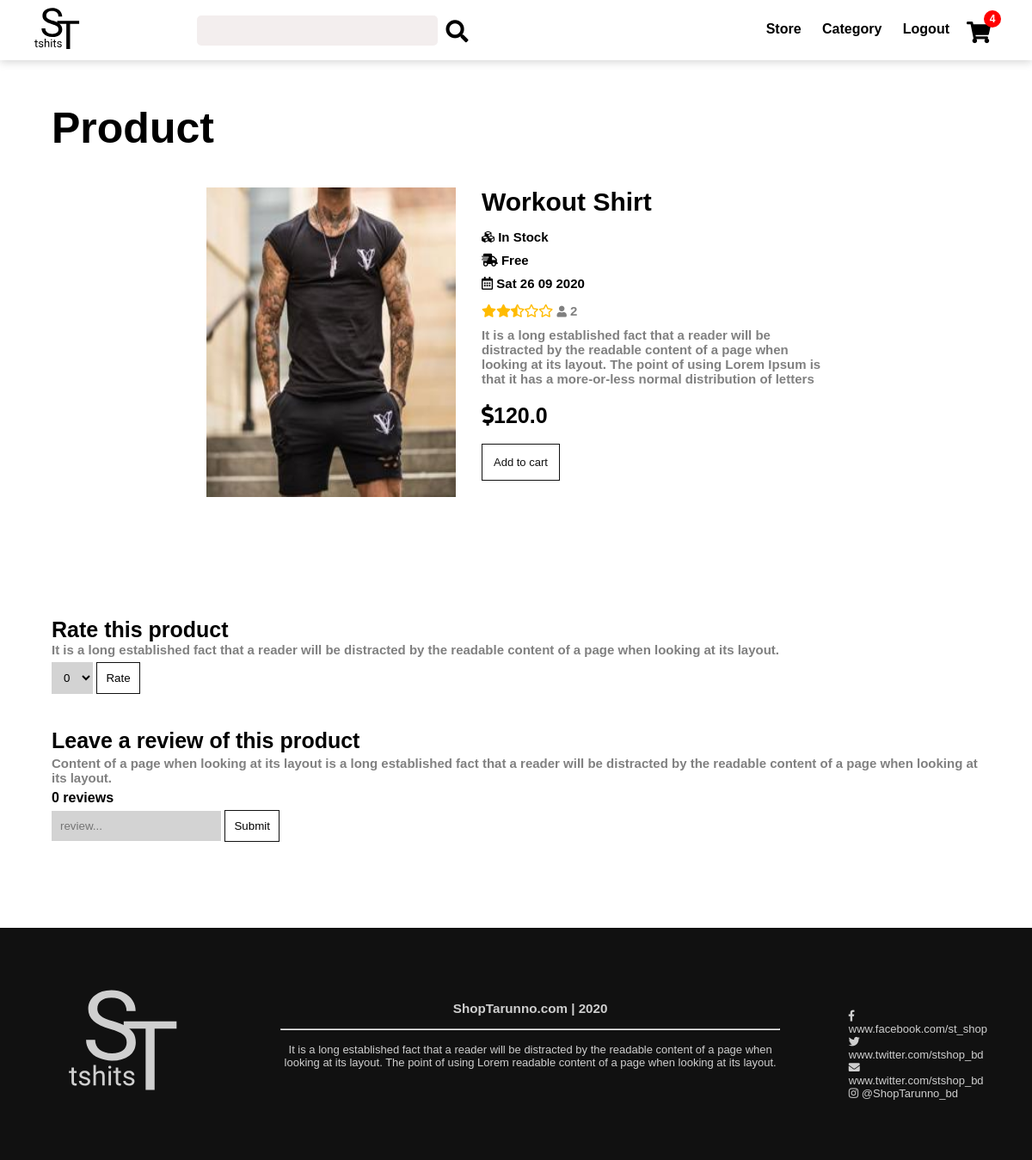
/product/20/ (signed in), run on an earlier commit of the app's database.
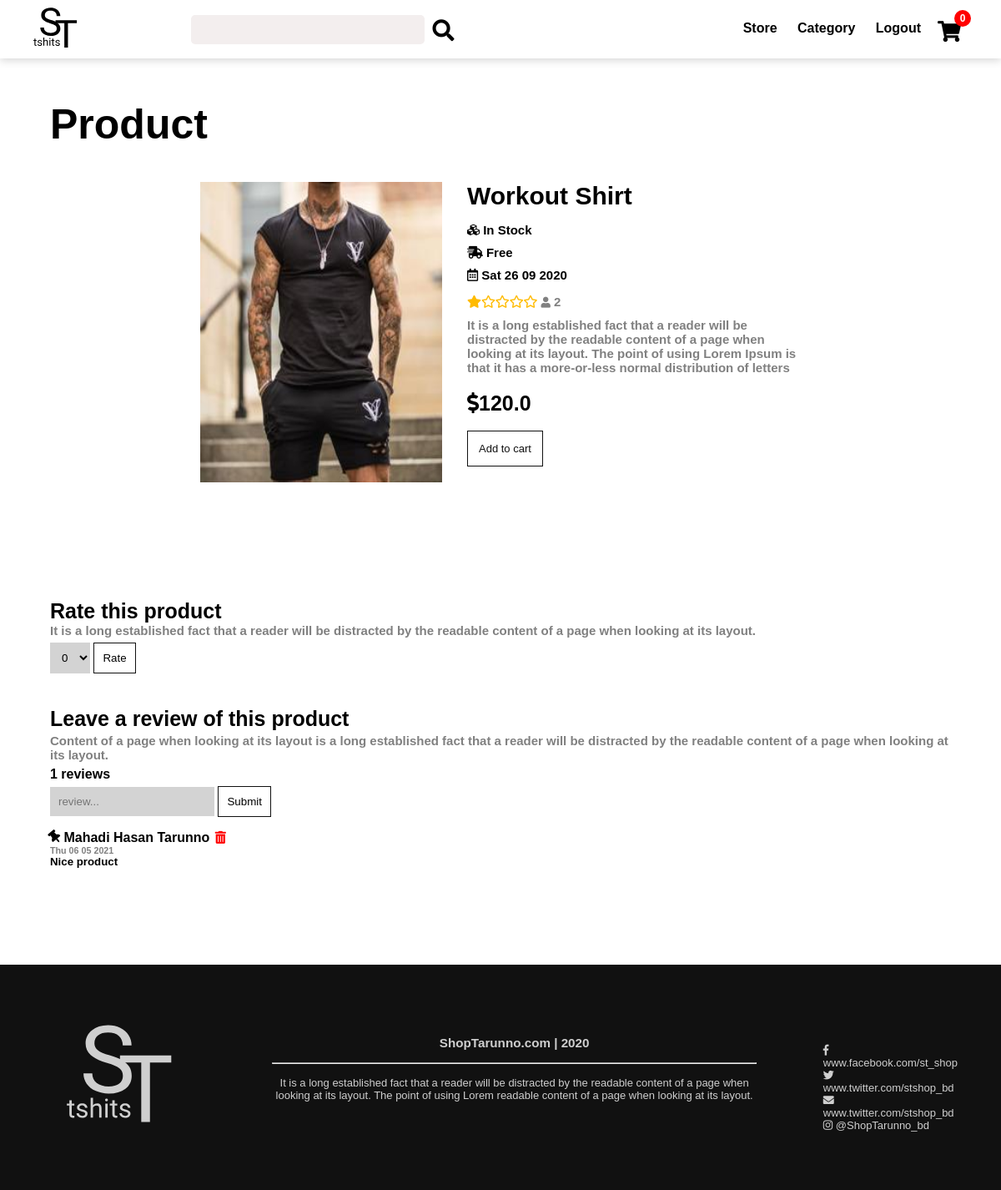
And on a later commit of the database.
### store/models.py (models this page shows, shortened)
class Order(models.Model):
    customer = models.ForeignKey(Customer, on_delete=models.SET_NULL, null=True, blank=True)
    date = models.DateTimeField(default=timezone.now)
    complete = models.BooleanField(default=False, null=True, blank=True)
    transaction_id = models.CharField(max_length=200, null=True, blank=True)
    order_placed = models.BooleanField(default = False, null=True, blank=True)
    order_packed = models.BooleanField(default = False, null=True, blank=True)
    order_shipping = models.BooleanField(default = False, null=True, blank=True)
    order_shipped = models.BooleanField(default = False, null=True, blank=True)
    @property
    def get_cart_total_item(self):
        items = self.orderitem_set.all()
        total = sum([item.quentity for item in items])
        return total

class OrderItem(models.Model):
    product = models.ForeignKey(Product, on_delete=models.CASCADE, null=True, blank=True)
    order = models.ForeignKey(Order, on_delete=models.CASCADE, null=True, blank=True)
    quentity = models.IntegerField(default=0, null=True, blank=True)
    date =  models.DateTimeField(default=timezone.now)

class Review(models.Model):
    product = models.ForeignKey(Product, on_delete=models.CASCADE, null=True)
    user = models.ForeignKey(User, on_delete=models.SET_NULL, null=True)
    review = models.TextField()
    date = models.DateTimeField(default=timezone.now)

class Customer(models.Model):
    user = models.OneToOneField(User, on_delete=models.CASCADE, null=True, blank=True)
    name = models.CharField(max_length=100, null=True)
    email = models.CharField(max_length=100, null=True)

### store/views.py (the view)
# urls.py: path('product/<int:id>/', views.view_product, name='product'),
def view_product(request, id):
    product = Product.objects.get(id=id)
    categories = Category.objects.all()
    data = cartData(request)
    order = data['order']
    ratings = Rating.objects.filter(product=product)
    sum_rated = ratings.count()
    sum_rating = sum([i.rating for i in ratings])
    if sum_rated == 0:
        rating = 0
    else:
        rating = sum_rating / sum_rated
    reviews = Review.objects.filter(product=product).all()
    context = {
        'product': product,
        'rating': rating,
        'rated': sum_rated,
        'reviews': reviews,
        'order': order,
        'categories': categories,
        'title': 'Product'
    }
    return render(request, 'store/product.html', context)

### store/cart.py (called while the page is built)
def cartData(request):
    if request.user.is_authenticated:
        customer = request.user.customer
        order, created = Order.objects.get_or_create(customer=customer)
        items = order.orderitem_set.all()
    else:
        cookieData = cookieCart(request)
        order = cookieData['order']
        items = cookieData['items']
    return {'items': items, 'order': order}

### store/templates/store/product.html (shortened to what this page needs)
{% extends 'store/base.html' %}
{% load static %}
{% load crispy_forms_tags %}
{% block body %}
<link rel="stylesheet" href="{% static 'css/product.css' %}">
<h1>Product</h1>
	<div class="product">
		<div class="product-container">
				<div class="item">
					<img src={{ product.image.url }}>
					<h3 class="product-name"> {{ product.name }}</h3>
					{% if product.on_stock %}
						<h3 class="product-stock"><i class="fas fa-cubes"></i> In Stock</h3>
					{% else %}
						<h3 class="product-stock"><i class="fas fa-cubes"></i> Out of Stock</h3>
					{% endif %}
					{% if product.delivery %}
						<h3 class="product-shipping"><i class="fas fa-shipping-fast"></i> Free</h3>
					{% else %}
						<h3 class="product-shipping"><i class="fas fa-shipping-fast"></i> Charges applies</h3>
					{% endif %}
					<h3 class="product-date"><i class="far fa-calendar-alt"></i> {{ product.date | date:"D d m Y" }}</h3>
					<h2 class="rating" data-rating={{rating}}>
					</h2><p style="display:inline;"> <i style="font-size:13px;" class="fas fa-user"> </i> {{ rated }}</p>
					<p>It is a long established fact that a reader will be distracted by the readable content of a page when looking at its layout.
						 The point of using Lorem Ipsum is that it has a more-or-less normal distribution of letters</p>
					<h3 class="product-price"><i class="fas fa-dollar-sign"></i>{{ product.price }}</h3>
					<a data-product={{product.id}} data-action="add" id="item-btn" class="add-to-cart-btn update-cart">Add to cart</a>
				</div>
		</div>
	</div>
	{% if user.is_authenticated %}
	<div class="rating-update">
		<h2>Rate this product</h2>
		<p>It is a long established fact that a reader will be distracted by the readable content of a page when looking at its layout.</p>
		{% if user.is_authenticated %}
			<select class="rating-select">
				<option value="0"> 0 </option>
			</select>
			<button type="button" data-user="{{user.id}}" data-product="{{product.id}}" class="rating-submit"> Rate </button>
		{% else %}
			<h3>Please login to add review</h3>
		{% endif %}
	</div>
	<div class="reviews">
		<h2>Leave a review of this product</h2>
		<p>Content of a page when looking at its layout is a long established fact that a reader will
			 be distracted by the readable content of a page when looking at its layout.</p>
		<h3>{{reviews.count}} reviews</h3>
		{% if user.is_authenticated %}
			<input type="text" placeholder="review..." class="review-text">
			<button type="button" data-product={{product.id}} data-action="add" class="review-submit"> Submit </button>
		{% else %}
			<h3>Please login to add review</h3>
		{% endif %}
		{% for review in reviews %}
			<div class="review">
				<h4 style="display:inline;"><i style="transform: rotate(-40deg);" class="fas fa-thumbtack"></i> {{ review.user.customer.name }} </h4>
				{% if review.user.id == user.id %}
					<p style="display:inline; cursor:pointer; border:none; padding:2px; color: red;"  data-product={{product.id}} data-action="delete" data-review={{review.id}} class="review-submit"> <i id="delete-btn" class="fas fa-trash-alt"></i></p>
				{% endif %}
				<h6 style="color:gray;">{{ review.date | date:"D d m Y" }}</h6>
				<h5>{{ review.review }}</h5>
			</div>
		{% endfor %}
	</div>
	{% endif %}
{% endblock body %}

### store/templates/store/base.html (shortened to what this page needs)
<!DOCTYPE html>
<html lang="en">
<head>
    {% load static %}
    <link rel="stylesheet" href="https://cdnjs.cloudflare.com/ajax/libs/font-awesome/5.7.2/css/all.min.css"  />
    <link rel="stylesheet" href="{% static 'css/base.css' %}">
</head>
<body>
    <header>
        <div class="header-container">
            <a href="{% url 'store' %}"><div class="logo">
                <img src={% static 'img/logo.svg' %} alt="logo">
            </div></a>
            <div class="search">
                <input type="text" name="search" autocomplete="off">
            </div>
            <div style="cursor: pointer;" class="search-btn"><i class="fas fa-search"></i></div>
            <div class="cart-icon">
                <a href="{% url 'cart' %}"><i class="fas fa-shopping-cart"><p class="cart-number">{{ order.get_cart_total_item }}</p></i></a>
            </div>
            <nav>
                <ul>
                    <li class="home-btn"><a href="{% url 'store' %}">Store</a></li>
                    <li class="category-btn">Category
                    </li>
                    {% if user.is_authenticated %}
                        <li class="logout-btn">Logout</li>
                    {% else %}
                        <li><a class="login-btn" href="{% url 'login' %}">Login</a></li>
                        <li><a class="signup-btn" href="{% url 'signup' %}">Signup</a></li>
                    {% endif %}
                </ul>
            </nav>
        </div>
    </header>
    {% block body %}
    {% endblock body %}
    <div class="footer">
        <img src="{% static 'img/logo2.svg' %}" alt="logo">
        <div class="footer-text">
            <h3>ShopTarunno.com | 2020</h3><br><br>
            <hr><br>
            <p>It is a long established fact that a reader will be distracted by
                the readable content of a page when looking at its layout. The point of using Lorem
                readable content of a page when looking at its layout.
            </p>
        </div>
        <div class="contacts">
            <i class="fab fa-facebook-f"></i> <p>www.facebook.com/st_shop</p><br>
            <i class="fab fa-twitter"></i> <p>www.twitter.com/stshop_bd</p><br>
            <i class="fas fa-envelope"></i> <p>www.twitter.com/stshop_bd</p><br>
            <i class="fab fa-instagram"></i> <p>@ShopTarunno_bd</p><br>
        </div>
    </div>
</body>
</html>

What changed in the data, as far as the page shows it:
computed for Order: get_cart_total_item "4" → "0"
added Review: user.customer.name "Mahadi Hasan Tarunno", date "Thu 06 05 2021", review "Nice product"
Also different on the page:
{{ reviews.count }}: "0" → "1"
